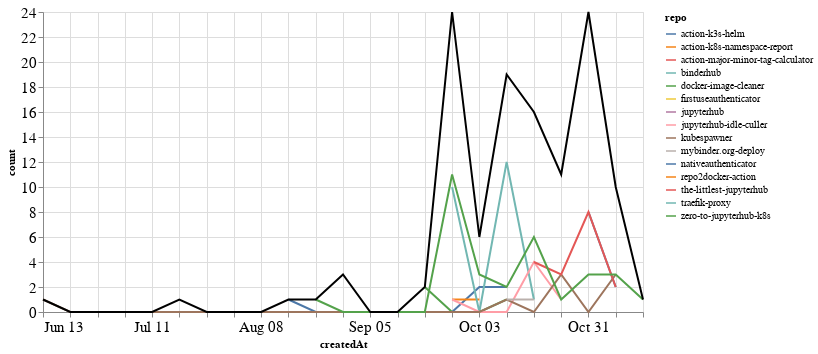

Write notebook code for a chart like this one.
### Markdown cell above
### PRs

### Code cell
prs_time = prs.groupby('repo').resample('W', on='createdAt').count()['author'].reset_index()
prs_time = prs_time.rename(columns={'author': 'count'})
prs_time_total = prs_time.groupby('createdAt').agg({"count": "sum"}).reset_index()

ch1 = alt.Chart(prs_time, width=600).mark_line().encode(
    x='createdAt',
    y='count',
    color='repo',
    tooltip="repo"
)

ch2 = alt.Chart(prs_time_total, width=600).mark_line(color="black").encode(
    x='createdAt',
    y='count',
)

ch1 + ch2

### Figure 1 — Vega-Lite specification as saved in the notebook (floating-point values rounded to 4 significant figures)
{"config": {"axisLeft": {"labelFontSize": 15}, "axisBottom": {"labelFontSize": 15}}, "layer": [{"data": {"name": "data-a19f9e276b361bf1dc395d963b1c2cee"}, "mark": "line", "encoding": {"color": {"type": "nominal", "field": "repo"}, "tooltip": {"type": "nominal", "field": "repo"}, "x": {"type": "temporal", "field": "createdAt"}, "y": {"type": "quantitative", "field": "count"}}, "width": 600}, {"data": {"name": "data-e7c51028b8f2fe15b68efe4c8023b4db"}, "mark": {"type": "line", "color": "black"}, "encoding": {"x": {"type": "temporal", "field": "createdAt"}, "y": {"type": "quantitative", "field": "count"}}, "width": 600}], "$schema": "https://vega.github.io/schema/vega-lite/v4.8.1.json", "datasets": {"data-a19f9e276b361bf1dc395d963b1c2cee": [{"repo": "action-k3s-helm", "createdAt": "2021-08-15T00:00:00", "count": 1}, {"repo": "action-k3s-helm", "createdAt": "2021-08-22T00:00:00", "count": 0}, {"repo": "action-k3s-helm", "createdAt": "2021-08-29T00:00:00", "count": 0}, {"repo": "action-k3s-helm", "createdAt": "2021-09-05T00:00:00", "count": 0}, {"repo": "action-k3s-helm", "createdAt": "2021-09-12T00:00:00", "count": 0}, {"repo": "action-k3s-helm", "createdAt": "2021-09-19T00:00:00", "count": 0}, {"repo": "action-k3s-helm", "createdAt": "2021-09-26T00:00:00", "count": 0}, {"repo": "action-k3s-helm", "createdAt": "2021-10-03T00:00:00", "count": 2}, {"repo": "action-k3s-helm", "createdAt": "2021-10-10T00:00:00", "count": 2}, {"repo": "action-k8s-namespace-report", "createdAt": "2021-09-26T00:00:00", "count": 1}, {"repo": "action-k8s-namespace-report", "createdAt": "2021-10-03T00:00:00", "count": 1}, {"repo": "action-major-minor-tag-calculator", "createdAt": "2021-09-26T00:00:00", "count": 1}, {"repo": "binderhub", "createdAt": "2021-09-26T00:00:00", "count": 10}, {"repo": "binderhub", "createdAt": "2021-10-03T00:00:00", "count": 0}, {"repo": "binderhub", "createdAt": "2021-10-10T00:00:00", "count": 12}, {"repo": "binderhub", "createdAt": "2021-10-17T00:00:00", "count": 1}, {"repo": "docker-image-cleaner", "createdAt": "2021-09-19T00:00:00", "count": 2}, {"repo": "docker-image-cleaner", "createdAt": "2021-09-26T00:00:00", "count": 0}, {"repo": "docker-image-cleaner", "createdAt": "2021-10-03T00:00:00", "count": 0}, {"repo": "docker-image-cleaner", "createdAt": "2021-10-10T00:00:00", "count": 1}, {"repo": "firstuseauthenticator", "createdAt": "2021-10-31T00:00:00", "count": 5}, {"repo": "jupyterhub", "createdAt": "2021-08-29T00:00:00", "count": 3}, {"repo": "jupyterhub-idle-culler", "createdAt": "2021-09-26T00:00:00", "count": 1}, {"repo": "jupyterhub-idle-culler", "createdAt": "2021-10-03T00:00:00", "count": 0}, {"repo": "jupyterhub-idle-culler", "createdAt": "2021-10-10T00:00:00", "count": 0}, {"repo": "jupyterhub-idle-culler", "createdAt": "2021-10-17T00:00:00", "count": 4}, {"repo": "jupyterhub-idle-culler", "createdAt": "2021-10-24T00:00:00", "count": 1}, {"repo": "kubespawner", "createdAt": "2021-06-13T00:00:00", "count": 1}, {"repo": "kubespawner", "createdAt": "2021-06-20T00:00:00", "count": 0}, {"repo": "kubespawner", "createdAt": "2021-06-27T00:00:00", "count": 0}, {"repo": "kubespawner", "createdAt": "2021-07-04T00:00:00", "count": 0}, {"repo": "kubespawner", "createdAt": "2021-07-11T00:00:00", "count": 0}, {"repo": "kubespawner", "createdAt": "2021-07-18T00:00:00", "count": 0}, {"repo": "kubespawner", "createdAt": "2021-07-25T00:00:00", "count": 0}, {"repo": "kubespawner", "createdAt": "2021-08-01T00:00:00", "count": 0}, {"repo": "kubespawner", "createdAt": "2021-08-08T00:00:00", "count": 0}, {"repo": "kubespawner", "createdAt": "2021-08-15T00:00:00", "count": 0}, {"repo": "kubespawner", "createdAt": "2021-08-22T00:00:00", "count": 0}, {"repo": "kubespawner", "createdAt": "2021-08-29T00:00:00", "count": 0}, {"repo": "kubespawner", "createdAt": "2021-09-05T00:00:00", "count": 0}, {"repo": "kubespawner", "createdAt": "2021-09-12T00:00:00", "count": 0}, {"repo": "kubespawner", "createdAt": "2021-09-19T00:00:00", "count": 0}, {"repo": "kubespawner", "createdAt": "2021-09-26T00:00:00", "count": 0}, {"repo": "kubespawner", "createdAt": "2021-10-03T00:00:00", "count": 0}, {"repo": "kubespawner", "createdAt": "2021-10-10T00:00:00", "count": 1}, {"repo": "kubespawner", "createdAt": "2021-10-17T00:00:00", "count": 0}, {"repo": "kubespawner", "createdAt": "2021-10-24T00:00:00", "count": 3}, {"repo": "kubespawner", "createdAt": "2021-10-31T00:00:00", "count": 0}, {"repo": "kubespawner", "createdAt": "2021-11-07T00:00:00", "count": 3}, {"repo": "mybinder.org-deploy", "createdAt": "2021-10-10T00:00:00", "count": 1}, {"repo": "mybinder.org-deploy", "createdAt": "2021-10-17T00:00:00", "count": 1}, {"repo": "nativeauthenticator", "createdAt": "2021-10-31T00:00:00", "count": 8}, {"repo": "nativeauthenticator", "createdAt": "2021-11-07T00:00:00", "count": 2}, {"repo": "repo2docker-action", "createdAt": "2021-07-18T00:00:00", "count": 1}, {"repo": "the-littlest-jupyterhub", "createdAt": "2021-10-17T00:00:00", "count": 4}, {"repo": "the-littlest-jupyterhub", "createdAt": "2021-10-24T00:00:00", "count": 3}, {"repo": "the-littlest-jupyterhub", "createdAt": "2021-10-31T00:00:00", "count": 8}, {"repo": "the-littlest-jupyterhub", "createdAt": "2021-11-07T00:00:00", "count": 2}, {"repo": "traefik-proxy", "createdAt": "2021-10-24T00:00:00", "count": 3}, {"repo": "zero-to-jupyterhub-k8s", "createdAt": "2021-08-22T00:00:00", "count": 1}, {"repo": "zero-to-jupyterhub-k8s", "createdAt": "2021-08-29T00:00:00", "count": 0}, {"repo": "zero-to-jupyterhub-k8s", "createdAt": "2021-09-05T00:00:00", "count": 0}, {"repo": "zero-to-jupyterhub-k8s", "createdAt": "2021-09-12T00:00:00", "count": 0}, {"repo": "zero-to-jupyterhub-k8s", "createdAt": "2021-09-19T00:00:00", "count": 0}, {"repo": "zero-to-jupyterhub-k8s", "createdAt": "2021-09-26T00:00:00", "count": 11}, {"repo": "zero-to-jupyterhub-k8s", "createdAt": "2021-10-03T00:00:00", "count": 3}, {"repo": "zero-to-jupyterhub-k8s", "createdAt": "2021-10-10T00:00:00", "count": 2}, {"repo": "zero-to-jupyterhub-k8s", "createdAt": "2021-10-17T00:00:00", "count": 6}, {"repo": "zero-to-jupyterhub-k8s", "createdAt": "2021-10-24T00:00:00", "count": 1}, {"repo": "zero-to-jupyterhub-k8s", "createdAt": "2021-10-31T00:00:00", "count": 3}, {"repo": "zero-to-jupyterhub-k8s", "createdAt": "2021-11-07T00:00:00", "count": 3}, {"repo": "zero-to-jupyterhub-k8s", "createdAt": "2021-11-14T00:00:00", "count": 1}], "data-e7c51028b8f2fe15b68efe4c8023b4db": [{"createdAt": "2021-06-13T00:00:00", "count": 1}, {"createdAt": "2021-06-20T00:00:00", "count": 0}, {"createdAt": "2021-06-27T00:00:00", "count": 0}, {"createdAt": "2021-07-04T00:00:00", "count": 0}, {"createdAt": "2021-07-11T00:00:00", "count": 0}, {"createdAt": "2021-07-18T00:00:00", "count": 1}, {"createdAt": "2021-07-25T00:00:00", "count": 0}, {"createdAt": "2021-08-01T00:00:00", "count": 0}, {"createdAt": "2021-08-08T00:00:00", "count": 0}, {"createdAt": "2021-08-15T00:00:00", "count": 1}, {"createdAt": "2021-08-22T00:00:00", "count": 1}, {"createdAt": "2021-08-29T00:00:00", "count": 3}, {"createdAt": "2021-09-05T00:00:00", "count": 0}, {"createdAt": "2021-09-12T00:00:00", "count": 0}, {"createdAt": "2021-09-19T00:00:00", "count": 2}, {"createdAt": "2021-09-26T00:00:00", "count": 24}, {"createdAt": "2021-10-03T00:00:00", "count": 6}, {"createdAt": "2021-10-10T00:00:00", "count": 19}, {"createdAt": "2021-10-17T00:00:00", "count": 16}, {"createdAt": "2021-10-24T00:00:00", "count": 11}, {"createdAt": "2021-10-31T00:00:00", "count": 24}, {"createdAt": "2021-11-07T00:00:00", "count": 10}, {"createdAt": "2021-11-14T00:00:00", "count": 1}]}}
